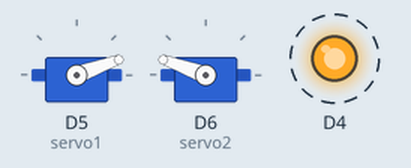
This sketch was run on a simulated ESP8266 (NodeMCU). Shown: 2 × servo, output pins drawn as LEDs (lit = HIGH). Dashed ring = blinking. Uploads are accepted with an empty reply; random numbers use the default seed unless the sketch sets one; what the sketch prints to the serial monitor is not drawn.

Above: at 2.5 s.
Timing chart, 0 to 4.9 s (numbered marks = the images above):
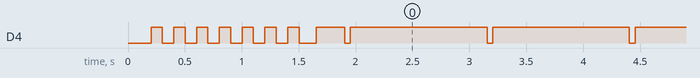

The sketch:

r3_facehugger.ino
```cpp
#include <Arcana3.h>
#include <Servo.h>

Arcana3 arcana("facehugger", true);

int counter = 0;
bool isReset = false;
bool isDoorOpen = false;
Servo servo1;
Servo servo2;

unsigned long fhTime = 0;

void setup() {
  pinMode(D1, INPUT_PULLUP); //botones
  pinMode(D2, INPUT_PULLUP); //botones
  servo1.attach(D5);
  servo2.attach(D6);
  Serial.begin(115200);

  reset();

  arcana.init();
  delay(50);
}
void loop() {
  if (counter == 0) {
    arcana.conectar();
    counter = 50;

    if (arcana.status == 0 && !isReset) {
      arcana.configurar();
      reset();
    }
    if (arcana.status == 1 && !isReset) {
      reset();
    }
  }
  counter--;

  if (arcana.status == 2) {
    isReset = false;
    if (digitalRead(D1) == LOW && digitalRead(D2) == LOW) {
      isDoorOpen = true;
      arcana.conectar();
    }

    if (arcana.acertijo(5)) {
      if (millis() > fhTime) {
        fhTime = millis() + 200;
        int angulo = random(0, 90);
        servo1.write(20 + angulo);
        servo2.write(160 - angulo);
      }
    } else {
      servo1.write(20);
      servo2.write(160);
    }
  }

  String estado = "";
  estado += "&Puerta0=" + (isDoorOpen ? String("abierta") : String("cerrada"));
  arcana.estado(estado);

  ///////////////////////////////
  delay(20);
}

void reset() {
  servo1.write(20);
  servo2.write(160);
  isReset = true;
  isDoorOpen = false;
}
```

Measured:
- by itself, D4: goes 6 × (LOW 0.10 s, HIGH 0.10 s), LOW 0.15 s, HIGH 0.25 s, 102 × (LOW 0.05 s, HIGH 1.2 s), LOW 0.05 s, then HIGH
